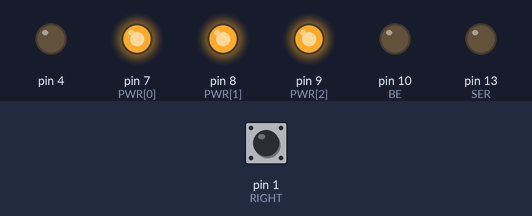
The sketch below on a simulated Arduino Uno, built with avr-gcc and run on an emulated ATmega328P. Shown: output pins drawn as LEDs (lit = HIGH). The inputs (shaded band) are chosen by the test bench; at power-on: pin 1 (RIGHT) LOW.

Above: at 2.8 s.
2.9 s: pin 1 (RIGHT) pulled HIGH for 1.2 s
At 3.3 s:
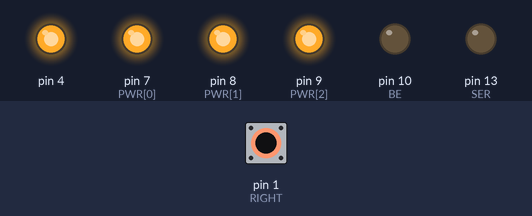
6.5 s: pin 1 (RIGHT) pulled HIGH for 3.2 s
At 11.0 s:
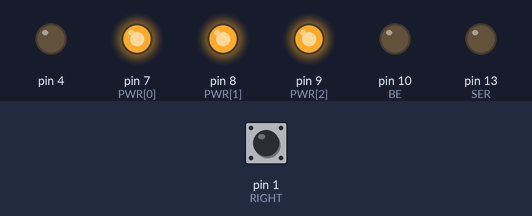
Timing chart, 0 to 12.5 s (numbered marks = the images above; inputs shaded):
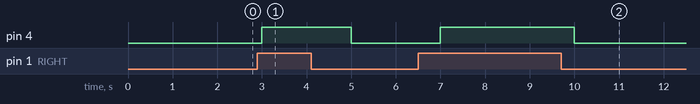

Measured:
- after the input at 2.9 s, pin 4: LOW → HIGH after 0.10 s, → LOW 2.0 s later
- after the input at 6.5 s, pin 4: LOW → HIGH after 0.50 s, → LOW 3.0 s later

The sketch:

ClockTesst.ino
```cpp
#define SER 13
#define CLK 12
#define OE 11
#define BE 10

#define LEFT 3
#define SELECT 2
#define RIGHT 1

#define PWR_PINS 3
#define MODE_PINS 3
#define GND_PINS 16
#define DIGITS 6

#define CLOCK_MODE 1
#define TIMER_MODE 2
#define DATE_MODE 3

#define MIN_BRIGHTNESS 8000
#define MAX_BRIGHTNESS 2000

#define OFF_THRESHOLD 1000
#define TRANSITION_DELAY 500

const int PWR[3] = {7,8,9};


void setup() {
  // put your setup code here, to run once:
  for(int i = 0; i < PWR_PINS; i++){
    pinMode(PWR[i], OUTPUT);
    digitalWrite(PWR[i], HIGH);
  }

  //Serial.begin(9600);

  pinMode(SER, OUTPUT);
  pinMode(CLK, OUTPUT);
  pinMode(OE, OUTPUT);
  pinMode(BE, OUTPUT);
  pinMode(LEFT, INPUT);
  pinMode(RIGHT, INPUT);
  pinMode(SELECT, INPUT);
  pinMode(4, OUTPUT);

}

void loop() {
  // put your main code here, to run repeatedly:

  //int left = digitalRead(LEFT);
  digitalWrite(4, digitalRead(RIGHT));
  /*Serial.begin(9600);
  Serial.println(right);
  Serial.end();*/

  delay(1000);


  /*Serial.println(debug);

  digitalWrite(SER, LOW);
  shift();
  shiftVirtual(0);
  delay(1000);

  sprinting(1, 0);
  printReg();


  for(int i = 0; i < 16; i++){
    digitalWrite(SER, (debug >> i) & 0x01);
    sprinting(i + 1, (debug >> i) & 0x01);
    shiftVirtual((debug >> i) & 0x01);
    printReg();
    shift();
    delay(100);
  }

  shift();


  for(int i = 0; i < 8; i++){
    digitalWrite(SER, (debug >> i) & 0x01);
    sprinting(i + 1, (debug >> i) & 0x01);
    shiftVirtual((debug >> i) & 0x01);
    printReg();
    shift();
    delay(100);

  }

  digitalWrite(SER, LOW);
  shift();
  shiftVirtual(0);
  delay(100);

  sprinting(9, 0);
  printReg();

  for(int i = 0; i < 8; i++){
    digitalWrite(SER, (debug >> i) & 0x01);
    sprinting(i + 10, (debug >> i) & 0x01);
    shiftVirtual((debug >> i) & 0x01);
    printReg();
    shift();
    delay(100);
  }

  digitalWrite(SER, LOW);
  shift();
  shiftVirtual(0);

  debug = debug << 1;

  if(debug >= 1 << 8){
    debug = 1;
  }


  Serial.println("done");
  delay(2500);

  for(int i = 0; i < 16; i++){
    shift();
    shiftVirtual(0);
  }*/

}

void shift(){
  digitalWrite(CLK, HIGH);
  digitalWrite(CLK, LOW);
}

/*void shiftVirtual(bool highLow){
  for(int i = 14; i >= 0; i--){
    reg[i + 1] = reg[i];
  }

  reg[0] = highLow;
}

void printReg(){
  Serial.print("Virtual Register: [");

  for(int i = 0; i < 16; i++){
    Serial.print(reg[i]);
    if(i < 15)
      Serial.print(", ");
  }

  Serial.println("]");

}

void sprinting(int bi, bool hl){
  Serial.print("Shifted Bit: ");
  Serial.print(bi);
  Serial.print("   ");
  Serial.println(hl);
}*/
```
